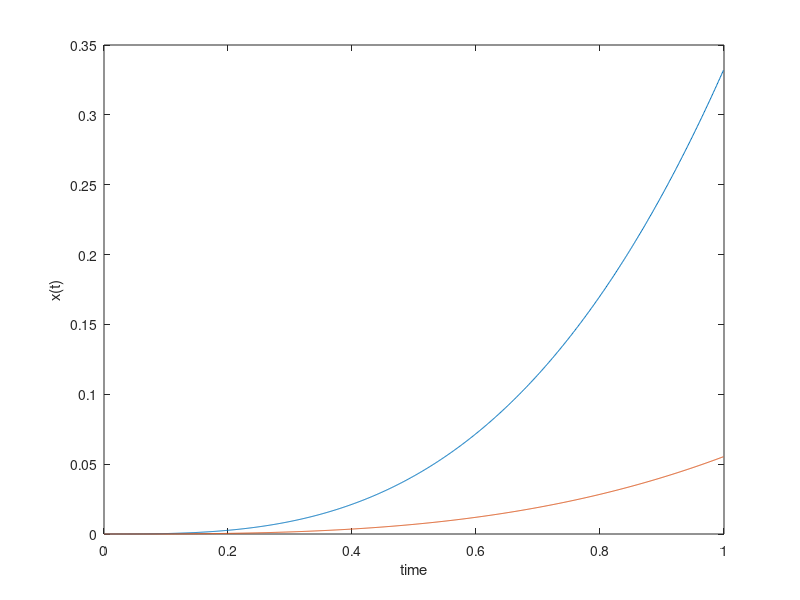

Write MATLAB code to recreate this figure.
clear;
h  = 0.001;
x1(1) = 0;
x2(1) = 0;
y(1) = 0;
t(1) = 0;
f = @(t, x) t^2;
i = 1;
while i < 1000;
  x1(i+1) = x1(i)+h*f(t(i), x1(i));
  
  k1 = h*f(t(i), x2(i));
  k2 = h*f(t(i)+h/2, x2(i)+k1/2);
  k3 = h*f(t(i)+h/2, x2(i)+k2/2);
  k4 = h*f(t(i)+h, x2(i)+k3);
  
  x2(i+1) = x2(i)+(h/6)*f(t(i), x2(i));
  t(i+1) = t(i)+h;
  
  i++;
endwhile
plot(t, x1);
hold on;
plot(t, x2);
xlabel('time');
ylabel('x(t)');